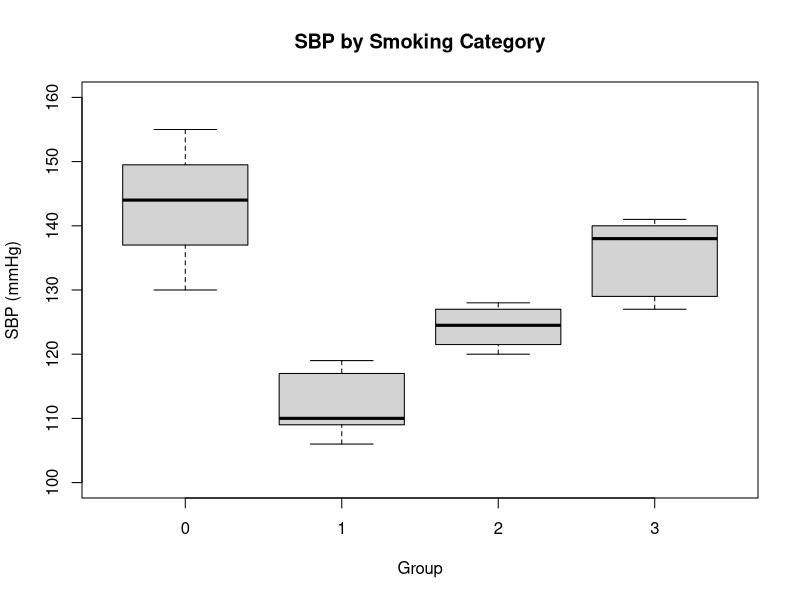
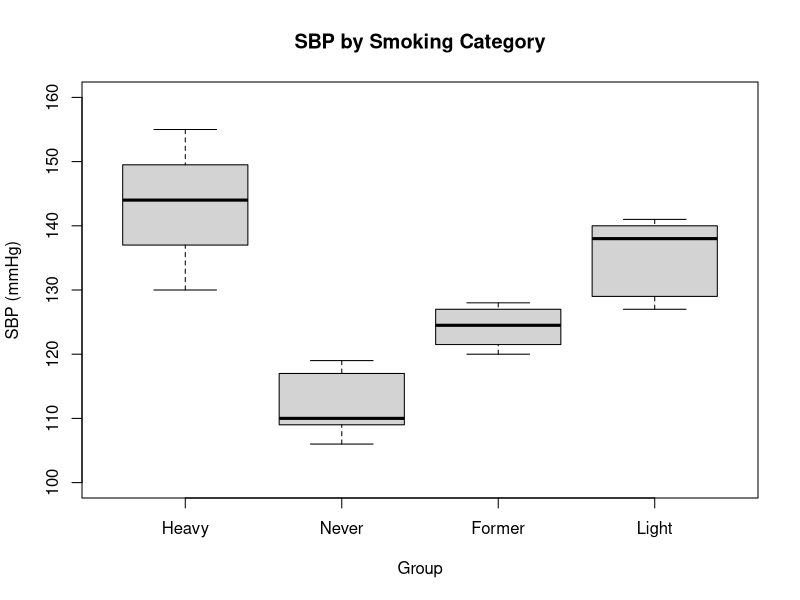
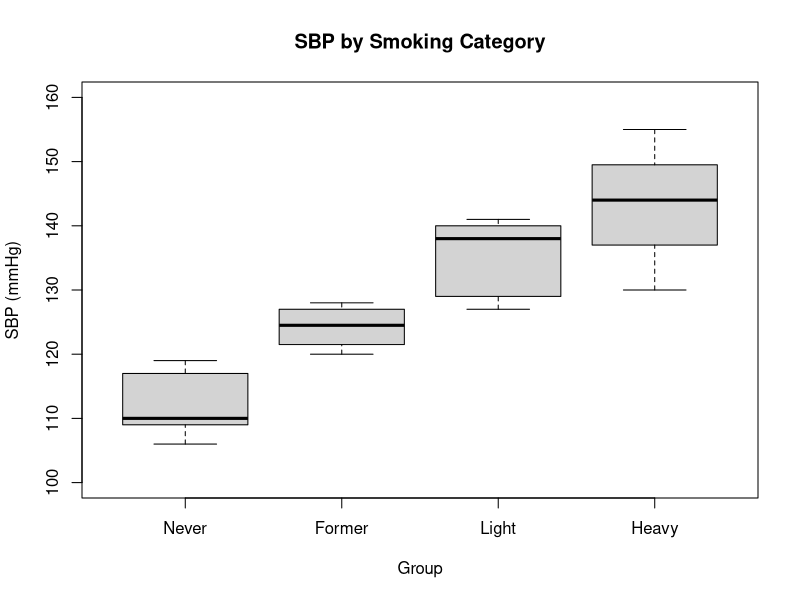
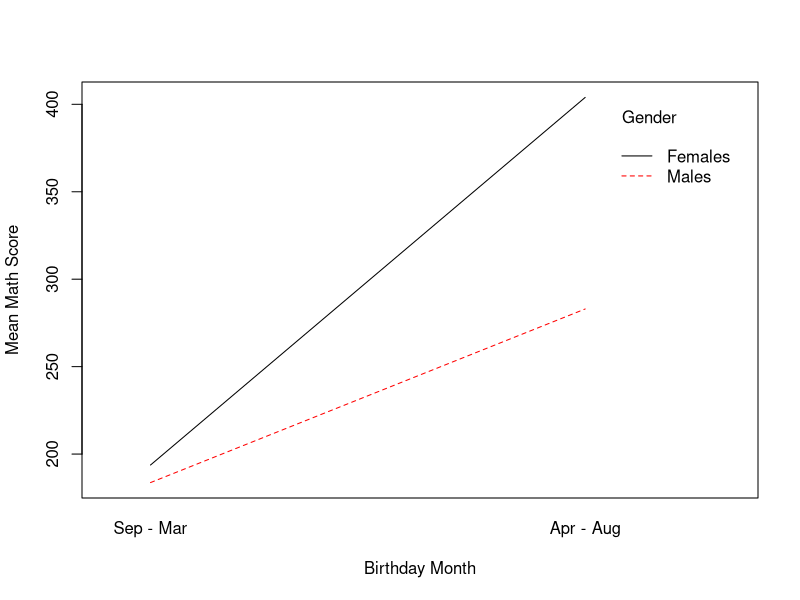
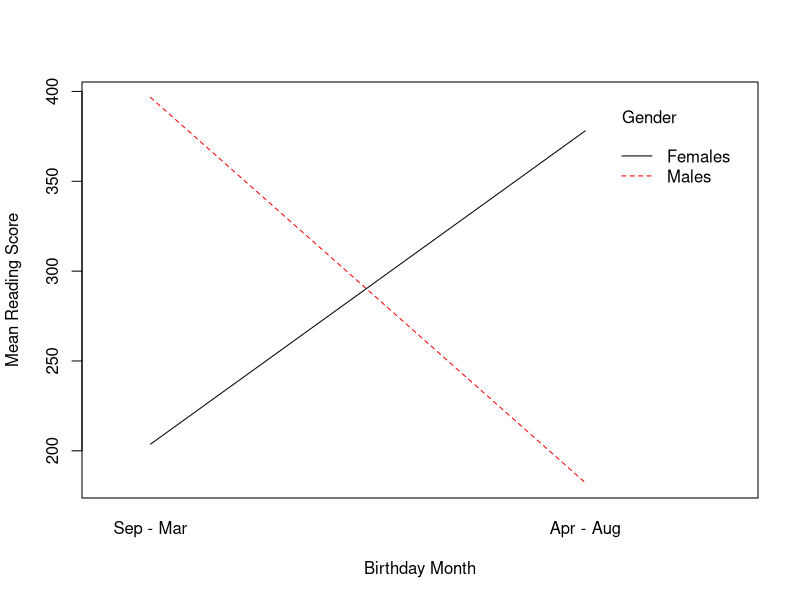

These charts were generated, in order, by the following R code:
library(plyr)
setwd("C:\\Users\\heath\\Documents\\CS 555\\Teaching\\Week5\\Module 5")

#Read in data
data <- read.csv("SBP.csv")
data


#Graphical Summary
boxplot(SBP~Group, data = data, main = "SBP by Smoking Category",
        xlab = "Group",
        ylab = "SBP (mmHg)",
        ylim = c(100, 160))


#Check if grouping variable is a factor
is.factor(data$Group)

#Creating factor variable 
data$grp<-factor(data$Group, levels = c(0,1,2,3))
is.factor(data$grp)
data$grpnew<-revalue(data$grp, c("0"="Heavy", "1"="Never", "2"="Former", "3"="Light"))
is.factor(data$grpnew)

boxplot(SBP~grpnew, data = data, main = "SBP by Smoking Category",
        xlab = "Group",
        ylab = "SBP (mmHg)",
        ylim = c(100, 160))

data$grp2<-factor(data$Group, levels = c(1,2,3,0))
data
data$grpnew2<-revalue(data$grp2, c("0"="Heavy", "1"="Never", "2"="Former", "3"="Light"))
is.factor(data$grp2)
is.factor(data$grpnew2)

boxplot(SBP~grpnew2, data = data, main = "SBP by Smoking Category",
        xlab = "Group",
        ylab = "SBP (mmHg)",
        ylim = c(100, 160))

#One way ANOVA using aov function
m0<-aov(SBP~Group, data = data)  #this is the wrong way as it is considering group to be numeric since group is not a factor
summary(m0)

##Correct way.
m<-aov(SBP~grp, data = data)
summary(m)

m<-aov(SBP~grpnew, data = data)
summary(m)

m2<- aov(SBP~grpnew2, data = data)
summary(m2)

#Pairwise Comparisons
pairwise.t.test(data$SBP, data$grpnew, p.adj = "none")
pairwise.t.test(data$SBP, data$grpnew, p.adj = "bonferroni")

#Difference in reference group
TukeyHSD(m)
TukeyHSD(m2)

#Creating dummy variables
data$g0<-ifelse(data$Group == 0, 1, 0)
data$g1<-ifelse(data$Group == 1, 1, 0)
data$g2<-ifelse(data$Group == 2, 1, 0)
data$g3<-ifelse(data$Group == 3, 1, 0)

#One way ANOVA using lm function - this is another option of how you can do this, 
#but more work manually.

m2<-lm(SBP~g0+g1+g2, data = data) #group 3 (Light Smokers) as reference
summary(m2)
m3<-lm(SBP~g1+g2+g3, data = data) #group 0 (Heavy Smokers) as reference
summary(m3)
m4<-lm(SBP~g0+g2+g3, data = data) #group 1 (Never Smokers) as reference
summary(m4)

#use caution when interpreting coefficients from lm function with factor 
#need to ensure contrasts are set up appropriately
#also need to check which is the reference group

options(contrasts=c("contr.treatment","contr.poly"))

#0,1,2,3 first group (g0) is the reference
m5<-lm(SBP~grp, data=data)
m5
summary(m5)

#same as
m6<-lm(SBP~g1+g2+g3, data=data)
m6
summary(m6)

#1,2,3,0 first group (g1) is the reference
lm(SBP~grp2, data=data)

lm(SBP~g2+g3+g0, data=data)


##ANCOVA

m7 <- lm(SBP ~grpnew+Age, data=data)
summary(m7)

#use Anova function from car package instead of aov function for ANCOVA
#install.packages("car")
library(car)

Anova(lm(SBP~grp+Age, data=data), type=3)

#Can also use Anova for one-way ANOVA
Anova(lm(SBP~grpnew, data=data))

#Results are identical to before
summary(aov(SBP~grpnew, data = data))


#Generate Least Squares means and comparisons

#install.packages("lsmeans")
library(lsmeans)
options(contrasts=c("contr.treatment","contr.poly"))

# Covariate-adjusted/Least Squares means and comparisons
lsmeans(m7, pairwise ~ grpnew, adjust = "none")

lsmeans(m7, pairwise ~ grpnew, adjust = "tukey")

##Different ages across groups.
ddply(data, "Group", summarise,
               N    = length(Age),
               mean = mean(Age),
               sd   = sd(Age) )


#Read in data

##An educator is interested in the effect of birth month and gender 
#on average reading and math scores for students in the fourth grade.

data <- read.csv("scores.csv")
data

#order variables and assign labels
data$gender<-factor(data$Gender, levels = c("M","F"))
data$bday<-factor(data$Birthday, levels = c(0,1))
data$bday<-revalue(data$bday, c("0"="Sep - Mar", "1"="Apr - Aug"))
data$gender<-revalue(data$gender, c("M"="Males", "F"="Females"))

#numerical summaries
ddply(data, c("bday", "gender"), summarise,
               N    = length(Math),
               mean = mean(Math),
               sd   = sd(Math) )

ddply(data, c("bday", "gender"), summarise,
               N    = length(Reading),
               mean = mean(Reading),
               sd   = sd(Reading) )

##Reading scores higher in apr-aug for females, but not true for males.


#test interactions
Anova(lm(Reading~bday+gender+bday*gender, data=data),type = 3)
Anova(lm(Math~bday+gender+bday*gender, data=data),type = 3)

#generate interaction plots
interaction.plot(data$bday, data$gender, data$Math, col=c("red", "black"), xlab = "Birthday Month", ylab="Mean Math Score", trace.label = "Gender")
interaction.plot(data$bday, data$gender, data$Reading,  col=c("red", "black"),xlab = "Birthday Month", ylab="Mean Reading Score", trace.label = "Gender")

#ignoring interaction can lead to issues in interpretation - do not run 2 way anova if interaction is significant!
Anova(lm(Reading~bday+gender, data=data),type = 3)

Anova(lm(Math~bday+gender, data=data), type = 3)


#if interaction is significant, need to stratify (by one of the two factors)
datamales<-data[which(data$gender=='Males'),]
datafemales<-data[which(data$gender=='Females'),]

summary(aov(Math~bday, data = datafemales))
summary(aov(Reading~bday, data = datafemales))

summary(aov(Math~bday, data = datamales))
summary(aov(Reading~bday, data = datamales))
